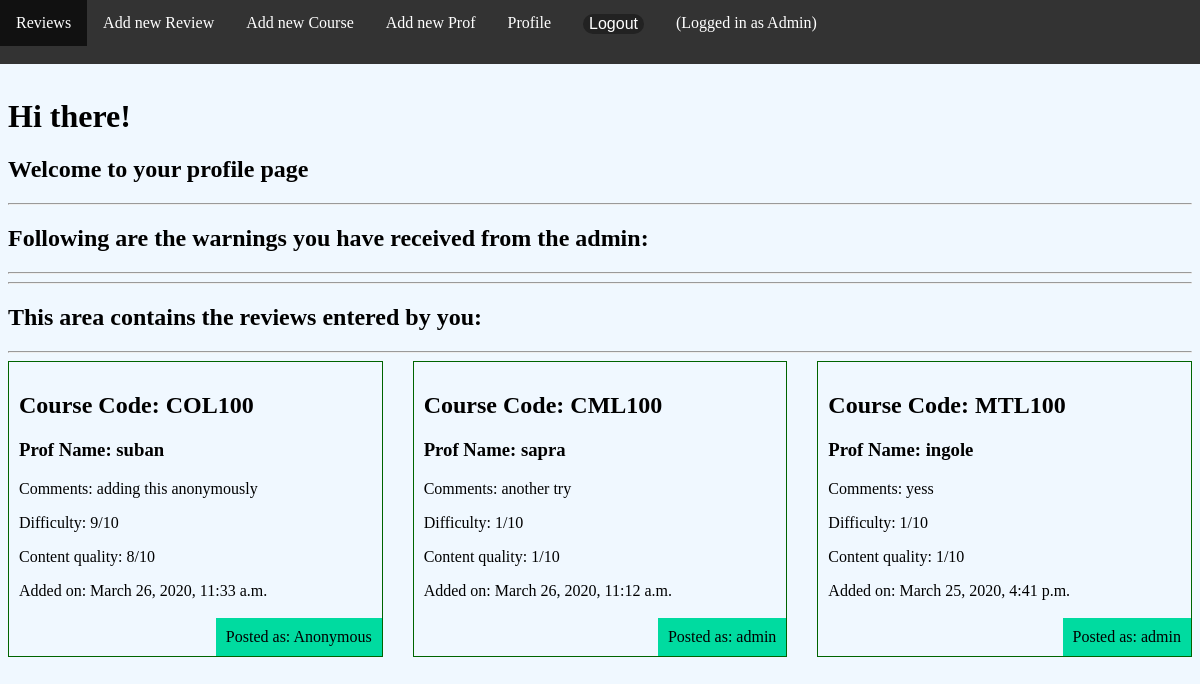
/accounts/profile/ (signed in), run on an earlier commit of the app's database.
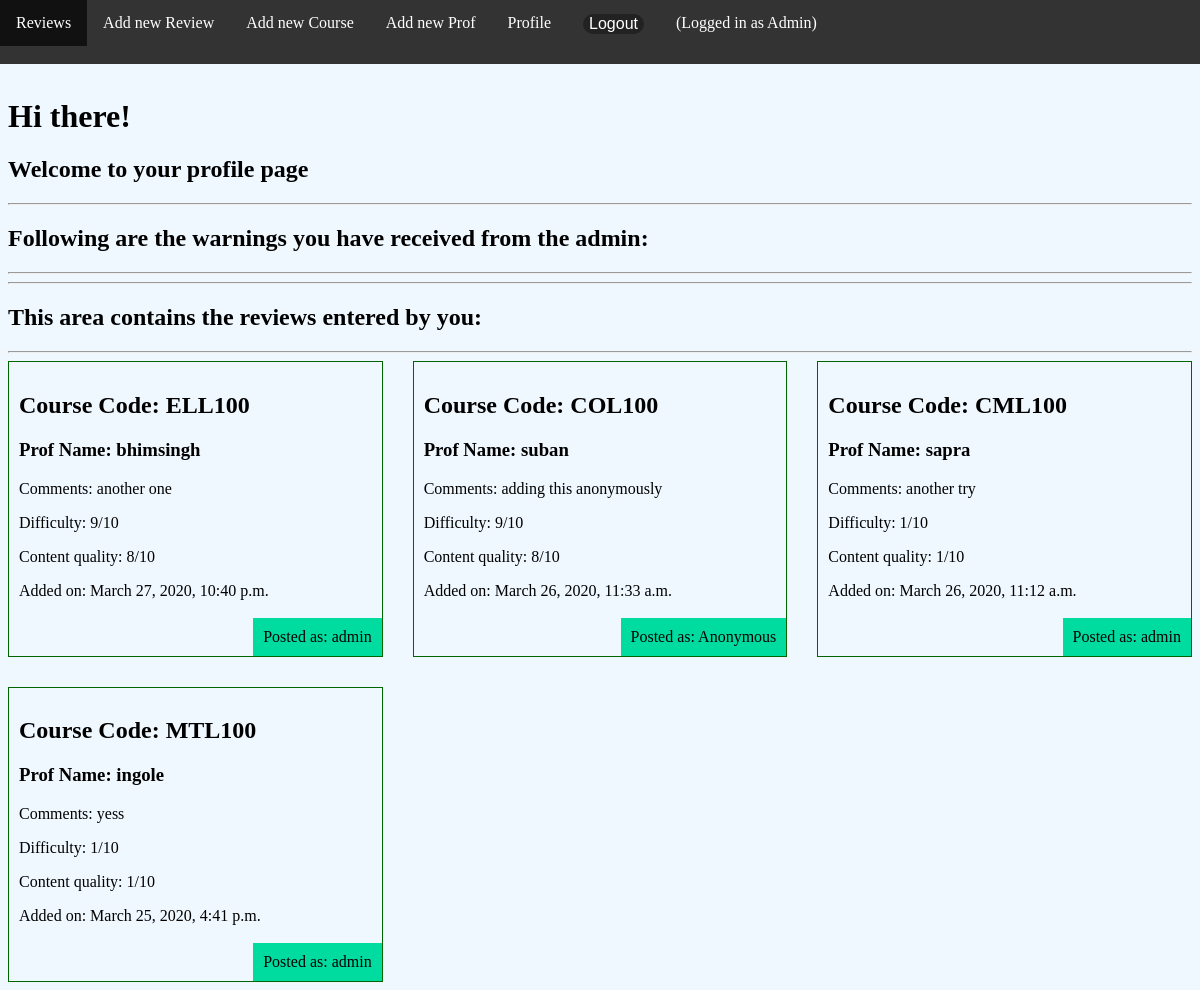
And on a later commit of the database.
### review/models.py (models this page shows)
class Review(models.Model):
    code = models.ForeignKey(Course, on_delete=models.CASCADE, null=True)
    prof = models.ForeignKey(Prof, on_delete=models.CASCADE, null=True)
    comment = models.TextField()
    difficulty = models.IntegerField(
        default=1,
        validators=[MaxValueValidator(10), MinValueValidator(1)]
    )
    contentquality = models.IntegerField(
        default=1,
        validators=[MaxValueValidator(10), MinValueValidator(1)]
    )
    BOOL_CHOICES = ((False, 'No'), (True, 'Yes'))
    anonymous = models.BooleanField(choices=BOOL_CHOICES, default=False)
    author = models.ForeignKey(User, on_delete=models.CASCADE, default=None)
    date = models.DateTimeField(auto_now=True)

class Course(models.Model):
    courseName = models.CharField(max_length=50)
    def __str__(self):
        return self.courseName

class Prof(models.Model):
    profname = models.CharField(max_length=100)
    def __str__(self):
        return self.profname

### accounts/views.py (the view)
@login_required(login_url="/accounts/login")
def profile_view(request):
    reviews = Review.objects.all().order_by('-date')
    warnings = Warning.objects.all().order_by('-date')
    return render(request, 'accounts/profile.html', {'reviews': reviews, 'warnings': warnings})

### accounts/templates/accounts/profile.html (shortened to what this page needs)
{% extends 'base_layout.html' %}
{% block content %}
<h1>Hi there!</h1>
<h2>Welcome to your profile page</h2>
<hr>
<h2>Following are the warnings you have received from the admin: </h2>
<hr>
<hr>
<h2>This area contains the reviews entered by you: </h2>
<hr>
<div class="reviews">
    {% for review in reviews  %}
    {% if review.author == request.user %}
    <div class="review">
        <h2>Course Code: {{review.code}} </h2>
        <h3>Prof Name: {{review.prof}}</h3>
        <p>Comments: {{review.comment}} </p>
        <p>Difficulty: {{review.difficulty}}/10</p>
        <p>Content quality: {{review.contentquality}}/10</p>
        <p>Added on: {{review.date}} </p>
        <p class="author">Posted as:
            {% if review.anonymous %}
            Anonymous
            {% else %}
            {{review.author.username}}
            {% endif %}
        </p>
    </div>
    {% endif %}
    {% endfor  %}
</div>
{% endblock %}

### templates/base_layout.html (shortened to what this page needs)
{% load static %}
<html lang="en">
<head>
    <link rel="stylesheet" href="{% static 'styles.css' %}">
</head>
<body>
    <div class="wrapper">
        <nav>
            <ul>
                {% if user.is_authenticated %}
                <li><a href="{% url 'review:search' %}" class="highlight">Reviews</a></li>
                <li><a href="{% url 'review:create' %}" class="highlight">Add new Review</a></li>
                <li><a href="{% url 'review:createcourse' %}" class="highlight">Add new Course</a></li>
                <li><a href="{% url 'review:createprof' %}" class="highlight">Add new Prof</a></li>
                <li><a href="{% url 'accounts:profile' %}" class="highlight">Profile</a></li>
                <li>
                    <form class="highlight" action="{% url 'accounts:logout' %}" method="post">
                        <button type="submit">Logout</button>
                    </form>
                </li>
                {% if user.is_superuser %}
                <li><a class="highlight">(Logged in as Admin)</a> </li>
                {% endif %}
                {% else %}
                <li><a href="{% url 'accounts:login' %}" class="highlight">Login</a></li>
                <li><a href="{% url 'accounts:signup' %}" class="highlight">Signup</a></li>
                {% endif %}
            </ul>
        </nav>
        {% block content %}
        {% endblock %}
    </div>
</body>
</html>

### assets/styles.css (style rules this page uses)
nav ul { list-style-type: none; margin: 0; padding: 0; overflow: hidden; background-color: #333; }
nav li { float: left; }
nav li .highlight { display: block; color: white; text-align: center; padding: 14px 16px; text-decoration: none; }
nav button { background: none; background-color: #222; color: white; border-radius: 15px; cursor: pointer; border: 0; font-size: 1em; }
nav ul { position: absolute; top: 0; left: 0; right: 0; width: 100%; }
.reviews { display: grid; grid-template-columns: 1fr 1fr 1fr; grid-gap: 30px; }
.review { padding: 10px; border: 1px solid darkgreen; position: relative; padding-bottom: 40px; }
.review .author { padding: 10px; background: #00dba0; position: absolute; right: 0; bottom: 0; margin: 0; }
body { padding-top: 90px; }
nav { z-index: 999; }
body { background-color: aliceblue; }

What changed in the data, as far as the page shows it:
added Review: code "ELL100", prof "bhimsingh", comment "another one", difficulty "9", contentquality "8", date "March 27, 2020, 10:40 p.m.", author.username "admin"
